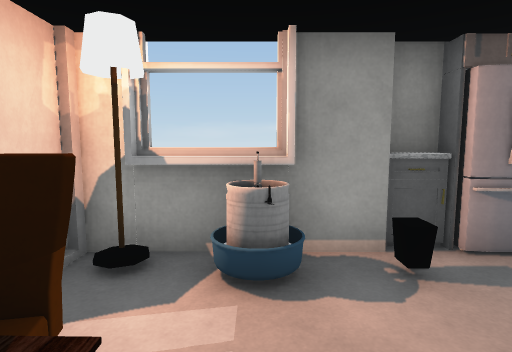
View 1 (above)

12 first-person views from a walk through a scene from a Unity 3-D project. The camera is 1.5 m above the floor, tilts 6° down and sees 80° across. Doors are open. The floor is counted in squares, 1 m on a side. Each view is taken from the middle of a square. On the plan, view 1 faces up. The plan holds only what a view shows up to about 15 squares ahead; the rest is blank. The place goes on beyond the plan. Some surface patterns are stand-ins.

View 2
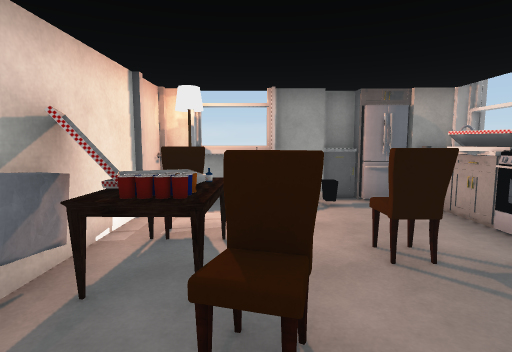

View 3
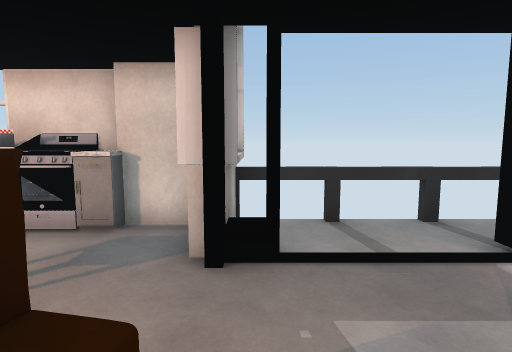

View 4
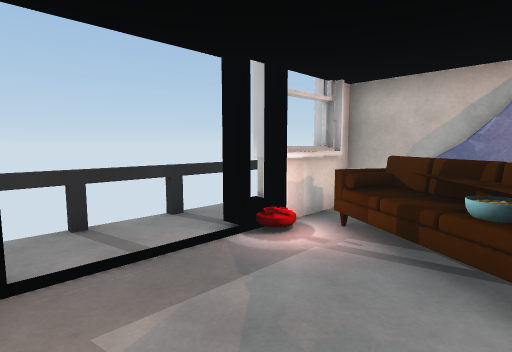

View 5
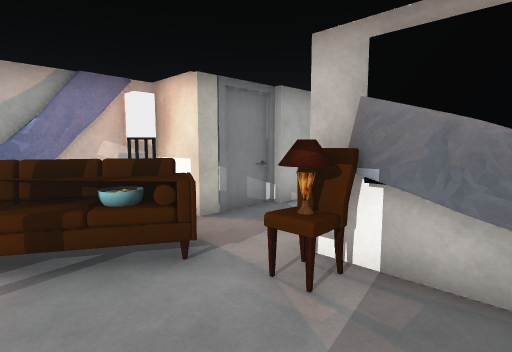

View 6
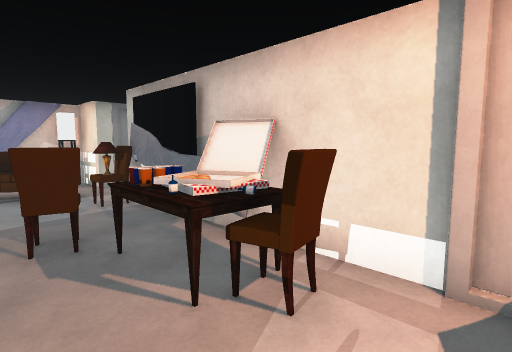

View 7
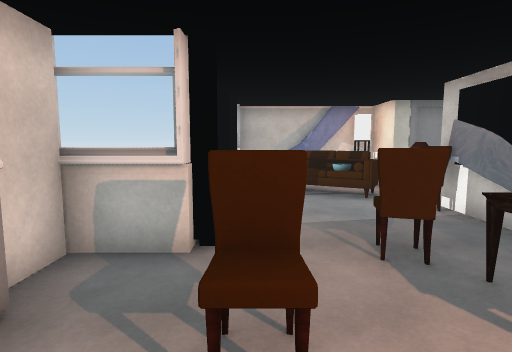

View 8
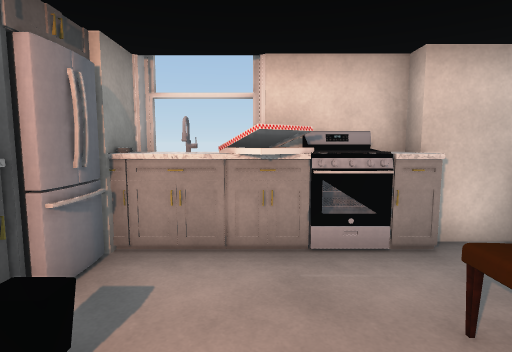

View 9
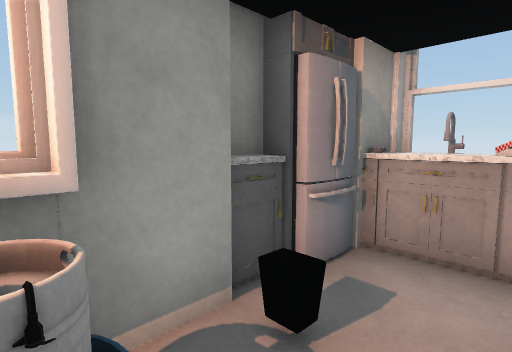

View 10
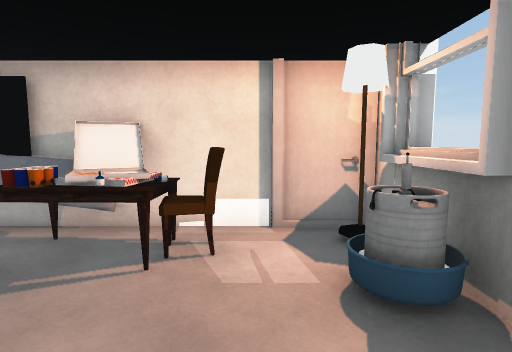

View 11
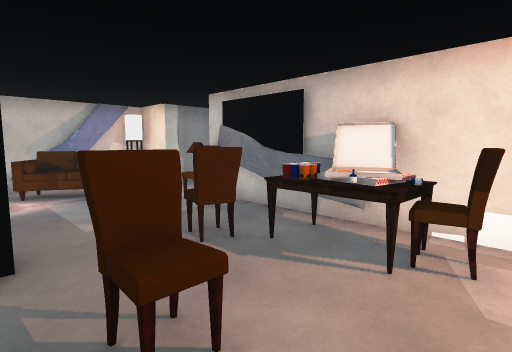

View 12
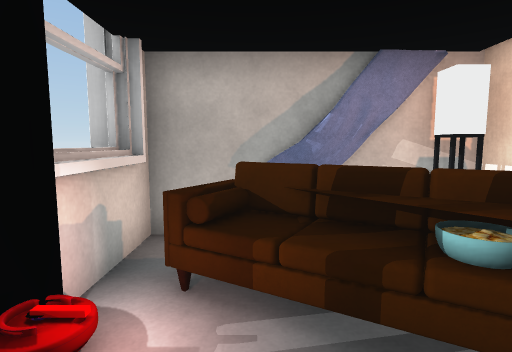

### Floor plan
Points are (right, up) in squares from view 1. A wall is a line through its corners. A room is listed if a view was taken in it or the views show most of it. See-through windows are left out.
Room 1 (views 1, 2, 3, 4, 5, 6, 7, 8, 9, 10, 11, 12)
walls: (2.9, -2.1) (4.6, -2.1) (4.6, -0.5) (5.1, -0.5) (5.1, 0.1); (2.9, -2.9) (2.9, -2.3) (4.9, -2.3); (-2.2, -1.1) (-2.3, -1.8); (-2.2, -3.3) (-2.2, -3.7) (-2.1, -4.4); (-2.2, -0.5) (-2.2, -4.5); (-2.3, -0.6) (-2.1, -2.4); (-2.6, -1.7) (-2.4, -2.5); (5.1, 1.4) (5.1, 1.9); (4.2, 2.4) (4.2, 3.5); (0.5, 3.9) (-1.5, 3.9); (5.1, 2.5) (5.1, 4.1); (2.5, 4.1) (-1.5, 4.1); (2.6, 4.3) (1.9, 4.3); (2.5, 4.6) (1.9, 4.6); (-2.5, 4) (-2.5, -5.5); (2.9, -9.4) (2.9, -7.9); (-1.8, -9.3) (-1.8, -9.9); (-2.5, -10) (2.7, -10) (2.7, -7.3)
ways out: open door at (3, -5)
objects: other object (-2, -9) to (2, -6); other object (-2, 0); other object (-2, 1) to (-1, 1); other object (-2, 4); other object (-1, -5); other object (-1, -1); other object (-1, 0); other object (0, -10); other object (0, -2); other object (0, 3); other object (2, 0); other object (2, 3); other object (3, 4); other object (3, 5); other object (4, 0) to (5, 1); other object (4, 2); other object (4, 4)

Where each view was taken, in squares from view 1:
view 1: 0 up, 0 right, facing up
view 2: 4 down, 0 right, facing up
view 3: 3 down, 1 left, facing right
view 4: 3 down, 1 left, facing down-right
view 5: 3 down, 1 right, facing down-left
view 6: 3 up, 1 right, facing down-left
view 7: 2 up, 2 right, facing down
view 8: 2 up, 0 right, facing right
view 9: 2 up, 0 right, facing up-right
view 10: 2 up, 3 right, facing left
view 11: 2 up, 3 right, facing down-left
view 12: 5 down, 1 right, facing down
